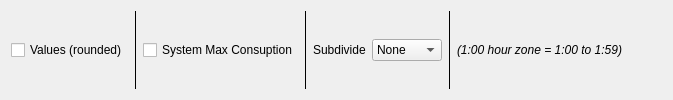
            <widget class="QMplPlot" name="plot_eb">
             <attribute name="title">
              <string notr="true">🔋 Energy</string>
             </attribute>
             <layout class="QHBoxLayout" name="horizontalLayout_6">
              <item>
               <widget class="QCheckBox" name="show_values_eb">
                <property name="enabled">
                 <bool>true</bool>
                </property>
                <property name="text">
                 <string>Values (rounded)</string>
                </property>
               </widget>
              </item>
              <item>
               <widget class="Line" name="line_7">
                <property name="frameShadow">
                 <enum>QFrame::Plain</enum>
                </property>
                <property name="lineWidth">
                 <number>0</number>
                </property>
                <property name="orientation">
                 <enum>Qt::Vertical</enum>
                </property>
               </widget>
              </item>
              <item>
               <widget class="QCheckBox" name="show_ecm_eb">
                <property name="enabled">
                 <bool>true</bool>
                </property>
                <property name="text">
                 <string>System Max Consuption</string>
                </property>
               </widget>
              </item>
              <item>
               <widget class="Line" name="line_5">
                <property name="frameShadow">
                 <enum>QFrame::Plain</enum>
                </property>
                <property name="lineWidth">
                 <number>0</number>
                </property>
                <property name="orientation">
                 <enum>Qt::Vertical</enum>
                </property>
               </widget>
              </item>
              <item>
               <widget class="QLabel" name="label_26">
                <property name="text">
                 <string>Subdivide</string>
                </property>
               </widget>
              </item>
              <item>
               <widget class="QComboBox" name="subdivide_eb">
                <item>
                 <property name="text">
                  <string>None</string>
                 </property>
                </item>
                <item>
                 <property name="text">
                  <string>Level 1</string>
                 </property>
                </item>
                <item>
                 <property name="text">
                  <string>Level 2</string>
                 </property>
                </item>
               </widget>
              </item>
              <item>
               <widget class="Line" name="line_14">
                <property name="frameShadow">
                 <enum>QFrame::Plain</enum>
                </property>
                <property name="lineWidth">
                 <number>0</number>
                </property>
                <property name="orientation">
                 <enum>Qt::Vertical</enum>
                </property>
               </widget>
              </item>
              <item>
               <widget class="QLabel" name="label_23">
                <property name="sizePolicy">
                 <sizepolicy hsizetype="Maximum" vsizetype="Fixed">
                  <horstretch>0</horstretch>
                  <verstretch>0</verstretch>
                 </sizepolicy>
                </property>
                <property name="text">
                 <string>&lt;html&gt;&lt;head/&gt;&lt;body&gt;&lt;p&gt;&lt;span style=&quot; font-style:italic;&quot;&gt;(1:00 hour zone = 1:00 to 1:59)&lt;/span&gt;&lt;/p&gt;&lt;/body&gt;&lt;/html&gt;</string>
                </property>
               </widget>
              </item>
              <item>
               <spacer name="horizontalSpacer_3">
                <property name="orientation">
                 <enum>Qt::Horizontal</enum>
                </property>
                <property name="sizeHint" stdset="0">
                 <size>
                  <width>40</width>
                  <height>20</height>
                 </size>
                </property>
               </spacer>
              </item>
             </layout>
            </widget>
